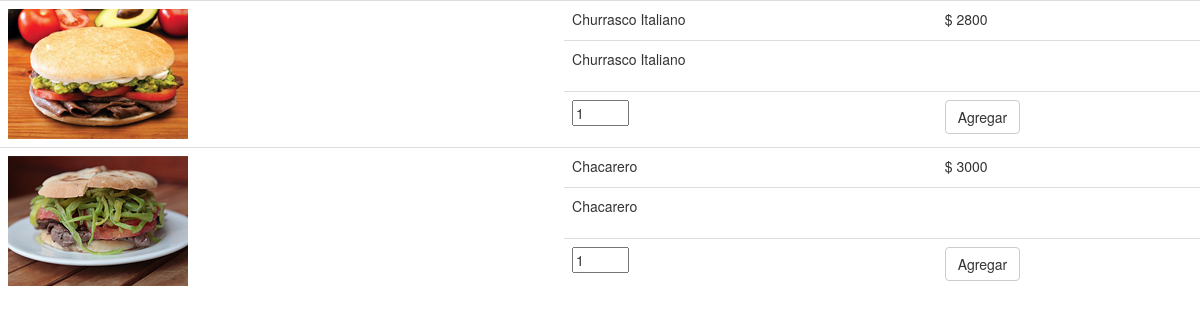
Page /PHP/Muestra.php?tipo=4 on the committed database.
### tables this page shows
CREATE TABLE `producto` (
  `Id_Producto` int(5) NOT NULL,
  `Nombre` char(50) NOT NULL,
  `Precio` int(5) NOT NULL,
  `Descripcion` char(255) NOT NULL,
  `Id_Categoria` int(3) NOT NULL,
  `Foto` char(60) DEFAULT NULL
);

### PHP/Muestra.php (the view, shortened to what this page needs)
<!DOCTYPE html>
<html>
<head>
	<link rel="stylesheet" href="https://maxcdn.bootstrapcdn.com/bootstrap/3.3.7/css/bootstrap.min.css">
</head>
<body>
<?php
	include("conex.inc");
	$cate = $_GET["tipo"];
	$consulta = "SELECT Id_Producto, Nombre, Precio, Foto, Descripcion FROM producto WHERE Id_Categoria=$cate";
	$respuesta = mysqli_query($db, $consulta);
	echo "<table class='table'>";
	while($fila=mysqli_fetch_object($respuesta))
		echo "<tr><td rowspan='3' class='fotopro'><img src='Fotos/$fila->Foto'></td><td>$fila->Nombre</td><td>$ $fila->Precio</td></tr>
			    <tr><td colspan='2'><p>$fila->Descripcion</p></td></tr>
			    <tr><td><input type='number' id='$fila->Id_Producto' size='1' min='1' max='10' value='1'></td>
			    <td><button type='submit' onClick='addProduct($fila->Id_Producto)' value='$fila->Nombre' class='btn btn-default'>Agregar</button></td></tr>";
	echo "</table>";
?>
</body>
</html>

### rows in the picture
producto: Foto (picture), Nombre "Churrasco Italiano", Precio "2800", Descripcion "Churrasco Italiano"
producto: Foto (picture), Nombre "Chacarero", Precio "3000", Descripcion "Chacarero"
